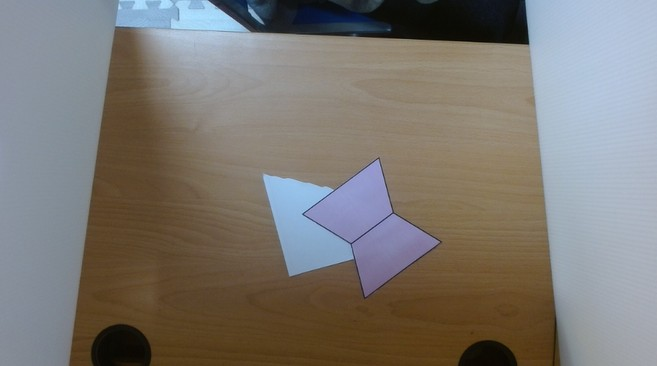
#> input picture cut_paper/2.jpg, 657 x 366 px, found by its file name
$ python cross_detect.py
#> lines starting #> are read from the running program, lines starting #| are printed output that depends on the picture; after the words box and inside, x2 and y2 are one past the last pixel; in counts of white or black regions, pixels touching at a corner belong together
import cv2, glob, os, math, numpy as np
from skimage.morphology import skeletonize

class CrossScorer:
    def __init__(
        self,
        *,
        cm_per_pixel=None,               # None=用像素；填 0.02079 之類就用公分
        angle_min=70.0,
        angle_max=110.0,
        max_spread_cm=0.6,               # 只有在 cm_per_pixel 有值時才會使用
        out_dir="output",
        output_jpg_quality=95
    ):
        self.cm_per_pixel = cm_per_pixel
        self.ANGLE_MIN = angle_min
        self.ANGLE_MAX = angle_max
        self.MAX_SPREAD_CM = max_spread_cm
        self.OUT_DIR = out_dir
        self.OUTPUT_JPG_QUALITY = output_jpg_quality
        os.makedirs(self.OUT_DIR, exist_ok=True)

    # ---------- UI ----------
    def put_panel_top_left_autofit(self, img, lines, org=(10,10), k=0.0022, max_wf=0.72, max_hf=0.55, bg_alpha=0.65):
        H, W = img.shape[:2]; font = cv2.FONT_HERSHEY_SIMPLEX
        fs = max(0.35, min(2.0, H*k))
        for _ in range(20):
            thick = max(1, int(1+fs*1.3)); pad = max(6, int(8+fs*6)); vgap = max(2, int(4+fs*4))
            sizes = [cv2.getTextSize(t, font, fs, thick)[0] for t in lines]
            box_w = (max((s[0] for s in sizes), default=0)) + 2*pad
            line_h = (max((s[1] for s in sizes), default=0)) + vgap
            box_h = line_h*len(lines) + 2*pad
            if box_w <= W*max_wf and box_h <= H*max_hf: break
            fs *= 0.9
        x1,y1 = org; x2,y2 = int(x1+box_w), int(y1+box_h)
        overlay = img.copy(); cv2.rectangle(overlay,(x1,y1),(x2,y2),(0,0,0),-1)
        cv2.addWeighted(overlay,bg_alpha,img,1-bg_alpha,0,img)
        y = y1+pad
        for t in lines:
            (w,h),_ = cv2.getTextSize(t,font,fs,thick); p=(x1+pad,y+h)
            cv2.putText(img,t,p,font,fs,(0,0,0),thick+2,cv2.LINE_AA)
            cv2.putText(img,t,p,font,fs,(255,255,255),thick,cv2.LINE_AA)
            y += h+vgap

    # ---------- 幾何小工具 ----------
    @staticmethod
    def calculate_distance_numpy(point1, point2):
        return math.sqrt((point1[0]-point2[0])**2 + (point1[1]-point2[1])**2)

    @staticmethod
    def angle_between(v1, v2):
        n1,n2 = np.linalg.norm(v1),np.linalg.norm(v2)
        if n1<1e-9 or n2<1e-9: return None
        c = float(np.clip(np.dot(v1,v2)/(n1*n2),-1,1))
        return math.degrees(math.acos(c))  # 0~180°

    @staticmethod
    def endpoints_junctions_center(S):
        S = (S>0).astype(np.uint8)
        if not S.any(): return [], [], None
        k = np.array([[1,1,1],[1,0,1],[1,1,1]],np.uint8)
        deg = cv2.filter2D(S,-1,k,borderType=cv2.BORDER_CONSTANT)
        ey,ex = np.where((S==1)&(deg==1)); jy,jx = np.where((S==1)&(deg>=3))
        ys,xs = np.where(S==1); C = (float(xs.mean()), float(ys.mean()))
        ends = [(int(x),int(y)) for y,x in zip(ey,ex)]
        junc = [(int(x),int(y)) for y,x in zip(jy,jx)]
        return ends, junc, C

    @staticmethod
    def points_near_segment(pts, A, B, max_dist=3.0, margin=10.0):
        A,B = np.asarray(A,float),np.asarray(B,float); v=B-A; vv=v.dot(v)
        if vv<1e-6: return np.empty((0,2),float)
        t = ((pts-A)@v)/vv; proj = A + t[:,None]*v
        dist = np.hypot(*(pts-proj).T)
        tmin,tmax = -margin/(math.sqrt(vv)+1e-9), 1+margin/(math.sqrt(vv)+1e-9)
        return pts[(dist<=max_dist)&(t>=tmin)&(t<=tmax)]

    @staticmethod
    def fit_line_pca(pts):
        if pts.shape[0]<5: return None,None
        m = pts.mean(0); _,_,Vt = np.linalg.svd(pts-m,full_matrices=False)
        d = Vt[0]; n=np.linalg.norm(d)
        return (m,d/n) if n>=1e-9 else (None,None)

    @staticmethod
    def line_intersection(P0,d0,P1,d1):
        c=float(np.clip(d0.dot(d1),-1,1))
        ang=math.degrees(math.acos(abs(c)))
        if ang<10: return None
        A=np.stack([d0,-d1],1); b=P1-P0
        try: s,_=np.linalg.lstsq(A,b,rcond=None)[0]
        except np.linalg.LinAlgError: return None
        return (float(P0[0]+s*d0[0]), float(P0[1]+s*d0[1]))

    # ---------- 骨架找十字 ----------
    def robust_cross_from_skeleton(self, skeleton):
        S = (skeleton > 0).astype(np.uint8) * 255 #一開始可能只抓到非圖形區塊的原因
        ends, junc, C = self.endpoints_junctions_center(S)
        if len(ends) < 4:
            if junc:
                P = min(junc, key=lambda p:(p[0]-C[0])**2+(p[1]-C[1])**2)
            else:
                return False, "need 4 endpoints", None, None, None, None, ends
            return False, "too few endpoints", P, None, None, None, ends

        # 取離中心最遠的四端點
        ends = sorted(ends, key=lambda p:(p[0]-C[0])**2+(p[1]-C[1])**2, reverse=True)[:4]
        ys,xs = np.where(S>0); sk_pts = np.stack([xs,ys],1).astype(float)
        pairings=[((0,1),(2,3)),((0,2),(1,3)),((0,3),(1,2))]

        best=None; best_score=-1e18
        for (a,b),(c,d) in pairings:
            A,B = ends[a],ends[b]; C2,D = ends[c],ends[d]
            pts1 = self.points_near_segment(sk_pts,A,B); pts2 = self.points_near_segment(sk_pts,C2,D)
            P0,d0 = self.fit_line_pca(pts1); P1,d1 = self.fit_line_pca(pts2)
            if P0 is None:
                v0=np.array([B[0]-A[0],B[1]-A[1]],float); v0/=np.linalg.norm(v0)+1e-9; P0,d0=np.array(A,float),v0
            if P1 is None:
                v1=np.array([D[0]-C2[0],D[1]-C2[1]],float); v1/=np.linalg.norm(v1)+1e-9; P1,d1=np.array(C2,float),v1
            Pint = self.line_intersection(P0,d0,P1,d1)
            if Pint is None:
                continue
            theta = self.angle_between(d0,d1)
            n1p,n2p=len(pts1),len(pts2)
            c90=-abs((theta or 0)-90); cC=-math.hypot(Pint[0]-C[0],Pint[1]-C[1])
            pair_score = 2.0*c90 + 0.01*(n1p+n2p) + 0.002*cC
            if pair_score>best_score:
                best_score=pair_score; best=(Pint,(A,B),(C2,D),theta)

        if best is None:
            if junc:
                P=min(junc,key=lambda p:(p[0]-C[0])**2+(p[1]-C[1])**2)
                return False,"two lines do not intersect",P,None,None,None,ends
            return False,"two lines do not intersect",None,None,None,None,ends

        P,pair1,pair2,theta = best
        return True,"",P,pair1,pair2,theta,ends


    # ---------- 單張處理 ----------
    def score_image(self, img_path):
#> called with img_path = '2.jpg'
        result = {
            "path": img_path,
            "score": 0,
            "reason": "init",
            "theta_deg": None,
            "arms_px": None,
            "arms_cm": None,
            "spread_px": None,
            "spread_cm": None
        }

       # ---- 前處理 ----
        img = cv2.imread(img_path, cv2.IMREAD_GRAYSCALE)
        if img is None:
            result["reason"] = "cannot read image"
            return result, None, None, None

        blur = cv2.GaussianBlur(img, (3, 3), 0)
        _, binary = cv2.threshold(blur, 0, 255, cv2.THRESH_BINARY_INV + cv2.THRESH_OTSU)
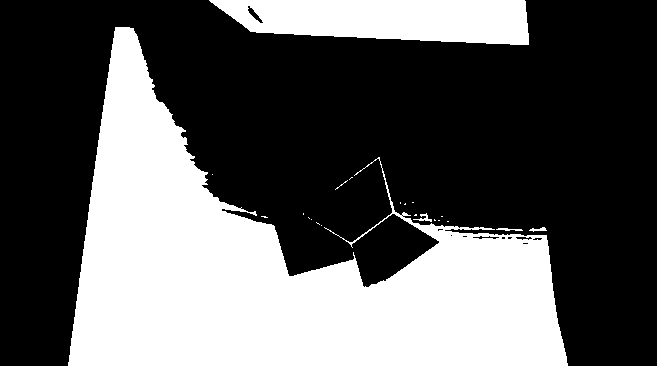
#> binary: shape (366, 657); 36.4% white; 22 white regions (17 under 20 px), largest, box (x1, y1, x2, y2) and area: (68, 27, 568, 366) 75984, (209, 0, 529, 45) 11380, (413, 213, 432, 222) 60, (496, 228, 523, 231) 49, (529, 227, 547, 232) 46

        # cv2.imshow('ori', img)
        # cv2.imshow('binary', binary)

        #cv2.imshow 顯示灰階時是把 0 視為黑、255 視為白
        skel_bool = skeletonize(binary > 0)        # True/False
#> skel_bool: shape (366, 657) bool; 0.98% white in thin lines or dots, all inside (x1, y1, x2, y2) = (69, 0, 567, 365)
        skel = (skel_bool.astype(np.uint8) * 255)  # 0/255，便於顯示
        # cv2.imshow('bin', binary)
        # cv2.imshow('skel', skel)
        # cv2.waitKey(0)

        ok,reason,P,p1,p2,theta,ends=self.robust_cross_from_skeleton(skel)
#> in endpoints_junctions_center, `deg = cv2.filter2D(S,-1,k,borderType=cv2.BORDER_CONSTANT)`:
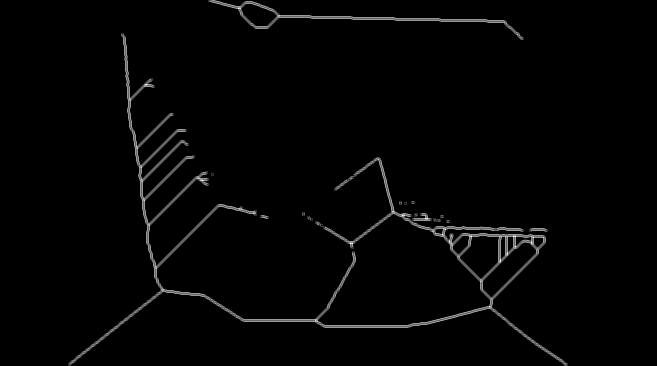
#> deg: shape (366, 657); min 0, max 5, mean 0.078; drawn with min black and max white
#> in endpoints_junctions_center, `ey, ex = np.where((S == 1) & (deg == 1))`: ey = 56 values from 0 to 364; ex = 56 values, max 566 at index 55, min 69 at index 54, mean 344.5
#> in endpoints_junctions_center, `jy, jx = np.where((S == 1) & (deg >= 3))`: jy = 124 values from 7 to 321; jx = 124 values, max 537 at index 97, min 129 at index 11, mean 348.9
#> in endpoints_junctions_center, `ys, xs = np.where(S == 1)`: ys = 2345 values from 0 to 364; xs = 2345 values, max 566 at index 2344, min 69 at index 2342, mean 325
#> in endpoints_junctions_center, `C = (float(xs.mean()), float(ys.mean()))`: C = (325, 202.8)
#> in endpoints_junctions_center, `ends = [(int(x),int(y)) for y,x in zip(ey,ex)]`: ends = 56 pairs, first value 69 to 566, second value 0 to 364
#> in endpoints_junctions_center, `junc = [(int(x),int(y)) for y,x in zip(jy,jx)]`: junc = 124 pairs, first value 129 to 537, second value 7 to 321
#> in robust_cross_from_skeleton, `ends, junc, C = self.endpoints_junctions_center(S)`: C = (325, 202.8)
#> in robust_cross_from_skeleton, `ends = sorted(ends, key=lambda p:(p[0]-C[0])**2+(p[1]-C[1])**2, revers..`: ends = [(69, 364), (566, 364), (122, 34), (522, 38)]
#> in robust_cross_from_skeleton, `ys, xs = np.where(S > 0)`: ys = 2345 values from 0 to 364
#> in robust_cross_from_skeleton, `sk_pts = np.stack([xs, ys], 1).astype(float)`: sk_pts = 2345 pairs, first value 69 to 566, second value 0 to 364
#> the loop in robust_cross_from_skeleton, `for (a,b),(c,d) in pairings:` made 3 passes
#> (C2, D) on passes 2 to 3: ((566, 364), (522, 38)), ((566, 364), (122, 34))
#> after the loop in robust_cross_from_skeleton, `for (a,b),(c,d) in pairings:`: best_score = -33.94
#> in robust_cross_from_skeleton, `P,pair1,pair2,theta = best`: P = (320.1, 182.1); pair1 = ((69, 364), (522, 38)); pair2 = ((566, 364), (122, 34))
#> ok = True; reason = ''; P = (320.1, 182.1); p1 = ((69, 364), (522, 38)); p2 = ((566, 364), (122, 34)); theta = 107.7; ends = [(69, 364), (566, 364), (122, 34), (522, 38)]

        vis = cv2.cvtColor(img, cv2.COLOR_GRAY2BGR)
        skel_vis = cv2.dilate(skel, cv2.getStructuringElement(cv2.MORPH_RECT, (3, 3)), 1)
#> skel_vis: shape (366, 657); 3.7% white; 14 white regions (8 under 20 px), largest, box (x1, y1, x2, y2) and area: (68, 33, 568, 366) 7571, (208, 0, 524, 40) 1217, (529, 228, 548, 232) 61, (260, 215, 269, 219) 29, (433, 218, 441, 222) 26, (307, 216, 313, 221) 21
        overlay = vis.copy()
        overlay[skel_vis > 0] = [0, 0, 255]
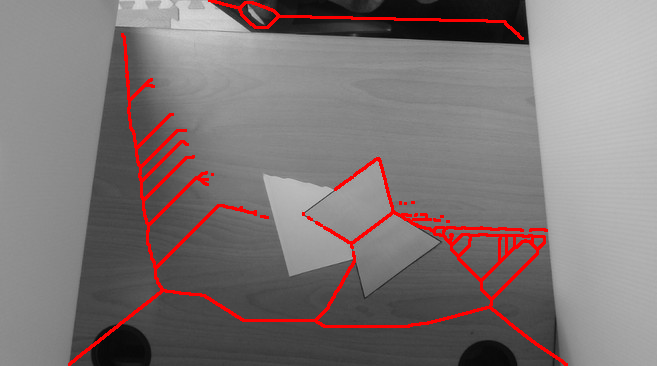
#> overlay: shape (366, 657, 3); mean B, G, R 117.7, 117.7, 127.3
        vis = cv2.addWeighted(vis, 0.7, overlay, 0.3, 0)

        score = 0
        shown_reason = "no intersection"
        dists_vals, spread_val = None, None

        if ok and P is not None and theta is not None and p1 and p2:
            pts=[p1[0],p1[1],p2[0],p2[1]]
#> pts = [(69, 364), (522, 38), (566, 364), (122, 34)]
            d_px=[self.calculate_distance_numpy(P,(x,y)) for (x,y) in pts]  # 交點→四端點
#> d_px = [310, 248.1, 305.9, 247.3]

            # 單位處理
            if self.cm_per_pixel is None:
                result["arms_px"] = [float(d) for d in d_px]
                result["spread_px"] = float(max(d_px)-min(d_px)) if d_px else None
                dists_vals = result["arms_px"]
                spread_val = result["spread_px"]
                spread_ok = True  # 不用 cm 門檻
            else:
                d_cm=[d*self.cm_per_pixel for d in d_px]
#> d_cm = [6.45, 5.16, 6.36, 5.14]
                result["arms_px"] = [float(d) for d in d_px]
                result["arms_cm"] = [float(d) for d in d_cm]
                result["spread_px"] = float(max(d_px)-min(d_px)) if d_px else None
                result["spread_cm"] = float(max(d_cm)-min(d_cm)) if d_cm else None
                dists_vals = result["arms_cm"]
#> dists_vals = [6.45, 5.16, 6.36, 5.14]
                spread_val = result["spread_cm"]
#> spread_val = 1.3
                spread_ok = (spread_val is not None and spread_val <= self.MAX_SPREAD_CM)
#> spread_ok = False

            angle_ok = (self.ANGLE_MIN <= theta <= self.ANGLE_MAX)
#> angle_ok = True

            if angle_ok and spread_ok:
                score = 2
                shown_reason = ("angle ok" if self.cm_per_pixel is None
                                else f"angle ok & spread<={self.MAX_SPREAD_CM:.2f}cm")
            else:
                score = 1
                fails=[]
                if not angle_ok:
                    fails.append(f"angle {theta:.2f} not in [{self.ANGLE_MIN:.0f},{self.ANGLE_MAX:.0f}]")
                if self.cm_per_pixel is not None and not spread_ok:
                    fails.append(f"spread {spread_val:.2f}cm > {self.MAX_SPREAD_CM:.2f}cm")
                shown_reason = "; ".join(fails) if fails else "partial"

            # 視覺化線段與交點
            cv2.line(vis,p1[0],p1[1],(0,255,0),2)
            cv2.line(vis,p2[0],p2[1],(255,0,0),2)
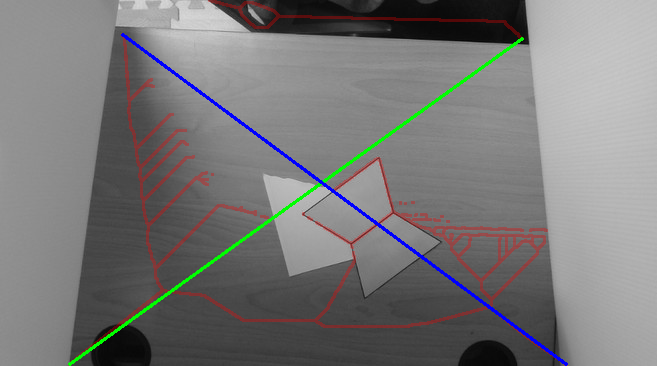
#> vis: shape (366, 657, 3); mean B, G, R 120.1, 120.1, 120.9
            cv2.circle(vis,(int(round(P[0])),int(round(P[1]))),5,(0,0,255),-1)
#> vis: shape (366, 657, 3); 0.03% of pixels changed, all inside (x1, y1, x2, y2) = (315, 177, 326, 188)

            result["theta_deg"] = float(theta)

        else:
            score = 0
            shown_reason = reason or "no intersection"

        # 標出端點（若有）
        for pt in (ends[:4] if ends else []):
            cv2.circle(vis,(int(pt[0]),int(pt[1])),5,(0,255,0),-1)
#> this loop made 4 passes
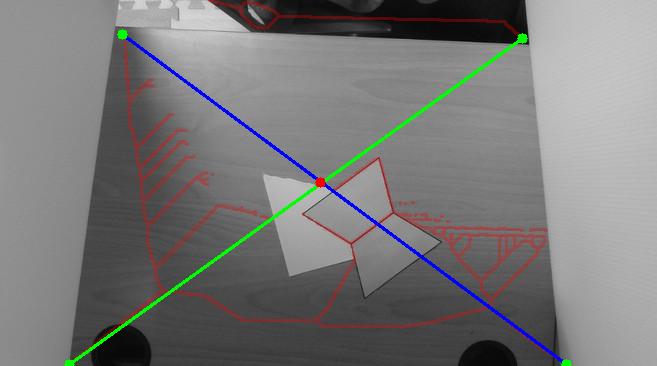
#> vis: shape (366, 657, 3); mean B, G, R 119.9, 120.2, 120.9

        # 面板
        theta_str = '-' if result["theta_deg"] is None else f'{result["theta_deg"]:.2f} deg'
#> theta_str = '107.72 deg'
        arms_px_str = '-' if result["arms_px"] is None else ', '.join(f'{d:.2f}' for d in result["arms_px"])
        panel = [
            f"Score: {score}",
            f"Reason: {shown_reason}",
            f"Theta: {theta_str}",
            f"Arms(px): {arms_px_str}",
        ]
#> panel = ['Score: 1', 'Reason: spread 1.30cm > 0.60cm', 'Theta: 107.72 deg', 'Arms(px): 310.03, 248.09, 305.91, 247.30']
        if self.cm_per_pixel is not None:
            arms_cm_str = '-' if result["arms_cm"] is None else ', '.join(f"{d:.2f}" for d in result["arms_cm"])
            spread_cm_str = '-' if result["spread_cm"] is None else f"{result['spread_cm']:.2f} cm"
#> spread_cm_str = '1.30 cm'
            panel.append(f"Arms(cm): {arms_cm_str}")
            panel.append(f"Spread: {spread_cm_str}")
        else:
            spread_px_str = '-' if result["spread_px"] is None else f"{result['spread_px']:.2f} px"
            panel.append(f"Spread: {spread_px_str}")


        self.put_panel_top_left_autofit(vis, panel, org=(8,8), k=0.0022, bg_alpha=0.65)
#> in put_panel_top_left_autofit, `font = cv2.FONT_HERSHEY_SIMPLEX`: font = 0
#> the loop in put_panel_top_left_autofit, `for _ in range(20):` made 3 passes
#> (box_w, line_h, box_h) on passes 1 to 3: (578, 25, 174), (522, 22, 156), (470, 21, 148)
#> after the loop in put_panel_top_left_autofit, `for _ in range(20):`: fs = 0.652
#> in put_panel_top_left_autofit, `x2, y2 = (int(x1 + box_w), int(y1 + box_h))`: x2 = 478; y2 = 156
#> in put_panel_top_left_autofit, `cv2.addWeighted(overlay,bg_alpha,img,1-bg_alpha,0,img)`:
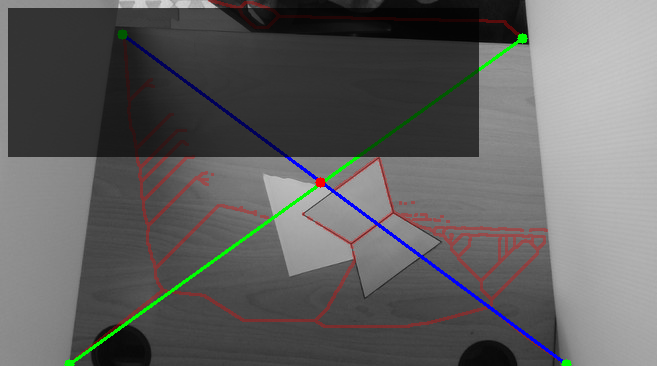
#> img: shape (366, 657, 3); mean B, G, R 96.1, 96.5, 97.1
#> the loop in put_panel_top_left_autofit, `for t in lines:` made 6 passes
#> (t, w, p, y) on passes 1 to 6: ('Score: 1', 88, (19, 34), 40), ('Reason: spread 1.30cm > 0.60cm', 361, (19, 55), 61), ('Theta: 107.72 deg', 191, (19, 76), 82), ('Arms(px): 310.03, 248.09, 305.91, 247.30', 448, (19, 97), 103), ('Arms(cm): 6.45, 5.16, 6.36, 5.14', 352, (19, 118), 124), ('Spread: 1.30 cm', 176, (19, 139), 145)
#> after the loop in put_panel_top_left_autofit, `for t in lines:`:
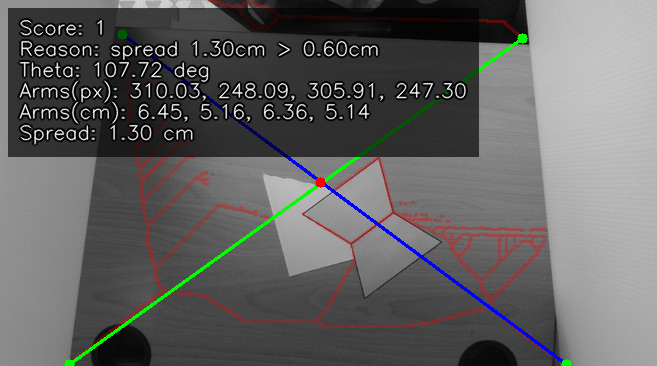
#> img: shape (366, 657, 3); 8.89% of pixels changed, all inside (x1, y1, x2, y2) = (17, 17, 468, 147)
#> after the loop in put_panel_top_left_autofit, `for t in lines:`: y = 145

        # 填結果
        result["score"] = int(score)
        result["reason"] = shown_reason

        # 檔名
        base=os.path.basename(img_path)
        img_path = os.path.join(self.OUT_DIR, f"img_path_{base}")
        bin_path = os.path.join(self.OUT_DIR, f"binary_{base}")
        skel_path= os.path.join(self.OUT_DIR, f"skeleton_{base}")
        vis_path = os.path.join(self.OUT_DIR, f"processed_{base}")

        # 輸出
        cv2.imwrite(img_path, img)
        cv2.imwrite(bin_path, binary)
        cv2.imwrite(skel_path, skel)
        cv2.imwrite(vis_path, vis, [cv2.IMWRITE_JPEG_QUALITY, self.OUTPUT_JPG_QUALITY])

        return result, bin_path, skel_path, vis_path

    # ---------- 批次處理 ----------
    # [10 lines left out: function score_folder, not called in this run]


if __name__ == "__main__":
    # 1) 像素版（不做 cm 換算）
    # scorer = CrossScorer(cm_per_pixel=None, angle_min=70.0, angle_max=110.0, max_spread_cm=0.6)

    # 2) 若要公分版，改成：
    scorer = CrossScorer(cm_per_pixel=0.02079, angle_min=70.0, angle_max=110.0, max_spread_cm=0.6)

    # results = scorer.score_folder("image", r"realtest")#"img*.jpg"
    results = scorer.score_image(r'2.jpg')
    # score = results['score']
    print("所有結果:", results)
#> (printed output is left out)
